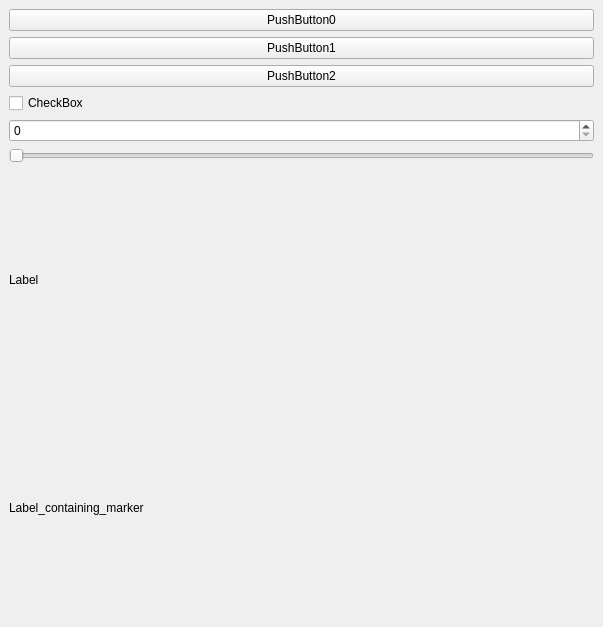
<?xml version="1.0" encoding="UTF-8"?>
<ui version="4.0">
 <class>SamplePlugin</class>
 <widget class="QDockWidget" name="SamplePlugin">
  <property name="geometry">
   <rect>
    <x>0</x>
    <y>0</y>
    <width>603</width>
    <height>627</height>
   </rect>
  </property>
  <property name="windowTitle">
   <string>DockWidget</string>
  </property>
  <widget class="QWidget" name="dockWidgetContents">
   <layout class="QVBoxLayout" name="verticalLayout_2">
    <item>
     <layout class="QVBoxLayout" name="verticalLayout">
      <item>
       <widget class="QPushButton" name="_btn0">
        <property name="text">
         <string>PushButton0</string>
        </property>
       </widget>
      </item>
      <item>
       <widget class="QPushButton" name="_btn1">
        <property name="text">
         <string>PushButton1</string>
        </property>
       </widget>
      </item>
      <item>
       <widget class="QPushButton" name="_btn2">
        <property name="text">
         <string>PushButton2</string>
        </property>
       </widget>
      </item>
      <item>
       <widget class="QCheckBox" name="_checkBox">
        <property name="text">
         <string>CheckBox</string>
        </property>
       </widget>
      </item>
      <item>
       <widget class="QSpinBox" name="_spinBox"/>
      </item>
      <item>
       <widget class="QSlider" name="_slider">
        <property name="orientation">
         <enum>Qt::Horizontal</enum>
        </property>
       </widget>
      </item>
      <item>
       <widget class="QLabel" name="_label">
        <property name="text">
         <string>Label</string>
        </property>
       </widget>
      </item>
      <item>
       <widget class="QLabel" name="_label_marker">
        <property name="text">
         <string>Label_containing_marker</string>
        </property>
       </widget>
      </item>
     </layout>
    </item>
   </layout>
  </widget>
 </widget>
 <resources/>
 <connections/>
</ui>
